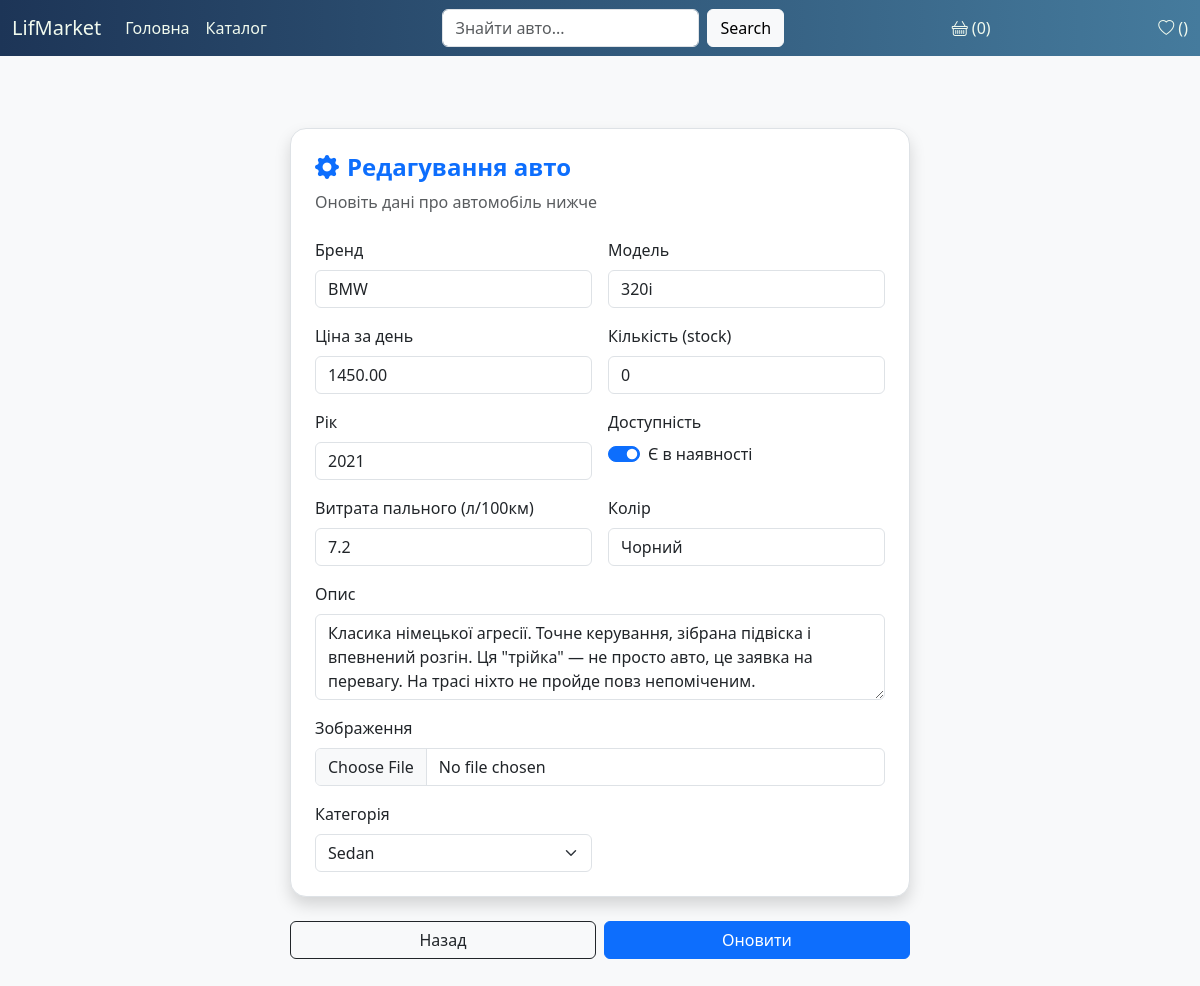
Page /admin-panel/21/edit/ on the committed database.
### products/models.py (models this page shows, shortened)
class Product(models.Model):
    brand = models.CharField(max_length=50, blank=True, null=True)
    model = models.CharField(max_length=50, blank=True, null=True)
    year = models.PositiveIntegerField(blank=True, null=True)
    available = models.BooleanField(default=True)
    consumption = models.DecimalField(max_digits=4, decimal_places=1, blank=True, null=True)
    color = models.CharField(max_length=30, blank=True, null=True)
    description = models.TextField(blank=True, null=True)
    price = models.DecimalField(max_digits=10, decimal_places=2)
    stock = models.PositiveIntegerField(default=0)
    image = models.ImageField(blank=True, null=True, upload_to="products/")
    name = models.CharField(max_length=100, editable=False)
    created_at = models.DateTimeField(auto_now_add=True)
    updated_at = models.DateTimeField(auto_now=True)
    class Meta:
        ordering = ["name"]

### products/views.py (the view, shortened to what this page needs)
# urls.py: path('admin-panel/<int:pk>/edit/', views.product_edit, name='product_edit'),
def product_edit(request, pk):
    product = get_object_or_404(Product, pk=pk)
    form = EditProduct(request.POST or None, request.FILES or None, instance=product)
    return render(request, "edit.html", {"form": form})

### products/forms/edit.py
class EditProduct(forms.ModelForm):
    class Meta:
        model = Product
        fields = "__all__"
        widgets = {
            "name": forms.TextInput(attrs={"class": "form-control", "placeholder": "Enter name"}),
            "category": forms.Select(attrs={"class": "form-control"}),
        }

### cart/cart.py (called while the page is built)
def get_cart(session):
    return session.get(CART_KEY, {})

def get_count(session):
    return len(get_cart(session).keys())

### cart/context_processors.py (called while the page is built)
def cart_count(request):
    return {"cart_count": get_count(request.session)}

### products/templates/edit.html (shortened to what this page needs)
{% extends '_layout.html' %}
{% block content %}
<div class="container my-5">
  <div class="mx-auto" style="max-width: 620px;">
    <div class="bg-white border rounded-4 shadow p-4">
      <div class="mb-4 text-start">
        <h4 class="text-primary fw-bold d-flex align-items-center">
          <i class="bi bi-gear-fill me-2"></i> Редагування авто
        </h4>
        <p class="text-muted mb-0">Оновіть дані про автомобіль нижче</p>
      </div>
      <form method="post" enctype="multipart/form-data">
        <div class="row g-3">
          <div class="col-md-6">
            <label class="form-label">Бренд</label>
            <input type="text" name="brand" class="form-control"
                   value="{{ form.brand.value|default_if_none:'' }}">
          </div>
          <div class="col-md-6">
            <label class="form-label">Модель</label>
            <input type="text" name="model" class="form-control"
                   value="{{ form.model.value|default_if_none:'' }}">
          </div>
          <div class="col-md-6">
            <label class="form-label">Ціна за день</label>
            <input type="number" name="price" step="0.01" class="form-control"
                   value="{{ form.price.value|default_if_none:'' }}">
          </div>
          <div class="col-md-6">
            <label class="form-label">Кількість (stock)</label>
            <input type="number" name="stock" min="0" class="form-control"
                   value="{{ form.stock.value|default_if_none:'0' }}">
          </div>
          <div class="col-md-6">
            <label class="form-label">Рік</label>
            <input type="number" name="year" class="form-control"
                   value="{{ form.year.value|default_if_none:'' }}">
          </div>
          <div class="col-md-6">
            <label class="form-label d-block">Доступність</label>
            <div class="form-check form-switch">
              <input class="form-check-input" type="checkbox" name="available"
                     {% if form.available.value %}checked{% endif %}>
              <label class="form-check-label">Є в наявності</label>
            </div>
          </div>
          <div class="col-md-6">
            <label class="form-label">Витрата пального (л/100км)</label>
            <input type="number" step="0.1" name="consumption" class="form-control"
                   value="{{ form.consumption.value|default_if_none:'' }}">
          </div>
          <div class="col-md-6">
            <label class="form-label">Колір</label>
            <input type="text" name="color" class="form-control"
                   value="{{ form.color.value|default_if_none:'' }}">
          </div>
          <div class="col-12">
            <label class="form-label">Опис</label>
            <textarea name="description" class="form-control" rows="3">{{ form.description.value|default_if_none:'' }}</textarea>
          </div>
          <div class="col-12">
            <label class="form-label">Зображення</label>
            <input type="file" name="image" class="form-control">
          </div>
            <div class="col-md-6">
                <label class="form-label">Категорія</label>
                    <select name="category" class="form-select">
                    <option value="sedan" {% if form.category.value == 'sedan' %}selected{% endif %}>Sedan</option>
                </select>
            </div>
        </div>
        </div>
        <div class="d-flex justify-content-between mt-4">
          <a href="/list" class="btn btn-outline-dark w-50 me-2">Назад</a>
          <button type="submit" class="btn btn-primary w-50">Оновити</button>
        </div>
    </div>
  </div>
</div>
{% endblock %}

### products/templates/_layout.html (style rules this page uses)
body { background-color: #f8f9fa; }

### rows in the picture
Product: brand "BMW", model "320i", price "1450.00", consumption "7.2", color "Чорний", description "Класика німецької агресії. Точне керування, зібрана підвіска і впевнений розгін. Ця \"трійка\" — не просто авто, це заявка на перевагу. На трасі ніхто не пройде повз непоміченим."

### other values in the picture
{{ cart_count }} "0"
